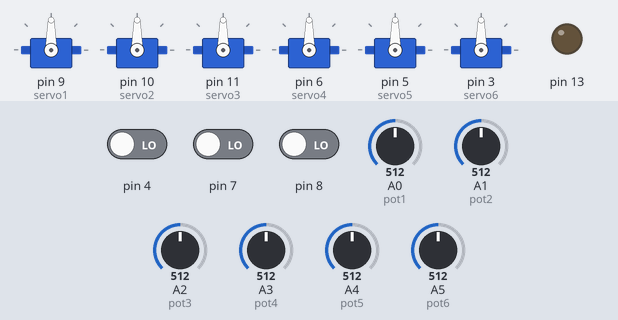
A sketch run on a simulated Arduino Uno, built with avr-gcc and run on an emulated ATmega328P. Shown: 6 × servo, output pins drawn as LEDs (lit = HIGH). The inputs (shaded band) are chosen by the test bench; at power-on: pin 7 LOW, pin 8 LOW, pin 4 LOW, A0 (pot1) = 512, A1 (pot2) = 512, A2 (pot3) = 512, A3 (pot4) = 512, A4 (pot5) = 512, A5 (pot6) = 512.

Above: at 1.2 s.
1.3 s: pin 7 driven HIGH
At 2.06 s:
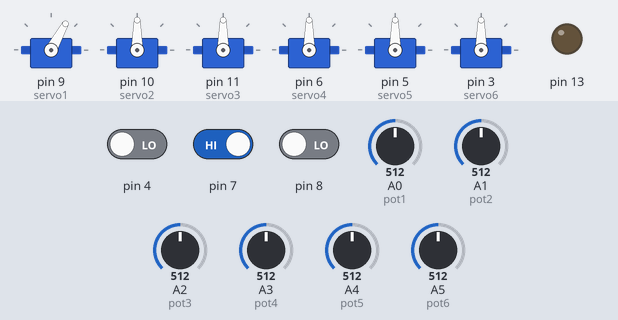
At 2.67 s:
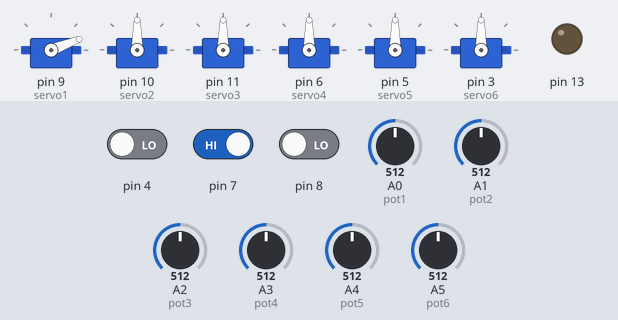
7.3 s: pin 8 driven HIGH
At 10.2 s:
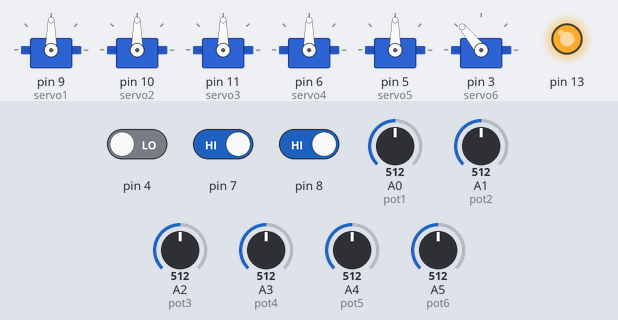
10.3 s: pin 8 driven LOW
19.3 s: pin 4 driven HIGH
Timing chart, 0 to 32.3 s (numbered marks = the images above; inputs shaded):
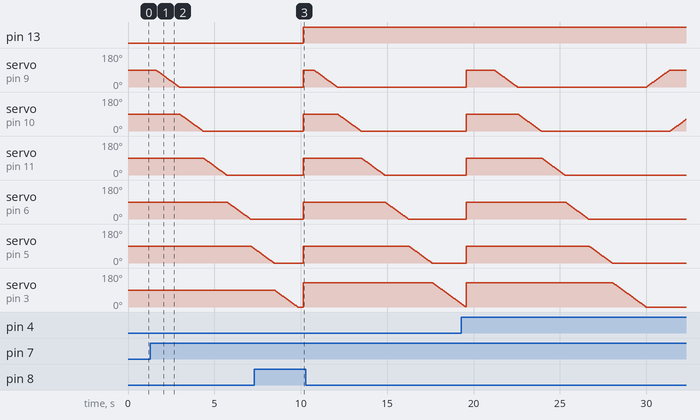

The sketch:

Robot-Arm-save-move.ino
```cpp
#include <Servo.h>

//define our servos
Servo servo1;
Servo servo2;
Servo servo3;
Servo servo4;
Servo servo5;
Servo servo6;

int pot1 = A0;
int pot2 = A1;
int pot3 = A2;
int pot4 = A3;
int pot5 = A4;
int pot6 = A5;

int valPot1;
int valPot2;
int valPot3;
int valPot4;
int valPot5;
int valPot6;

int servo1S1=0; int servo1S2=0;
int servo2S1=0; int servo2S2=0;
int servo3S1=0; int servo3S2=0;
int servo4S1=0; int servo4S2=0;
int servo5S1=0; int servo5S2=0;
int servo6S1=0; int servo6S2=0;

int Saveval=0; int SaveNo=0;

int doitval=0; int doitNo=0;

int potVal=0;

void setup(){
  Serial.begin(9600);
  servo1.attach(9);
  servo2.attach(10);
  servo3.attach(11);
  servo4.attach(6);
  servo5.attach(5);
  servo6.attach(3);

  pinMode(4,INPUT);
  pinMode(8,INPUT);
  pinMode(7,INPUT);
  pinMode(13,OUTPUT);
}

void loop(){

int servo1R = servo1.read(); int servo2R = servo2.read(); int servo3R = servo3.read();
int servo4R = servo4.read(); int servo5R = servo5.read(); int servo6R = servo6.read();

int Save=digitalRead(4); int potSw=digitalRead(8); int doit=digitalRead(7);
/*
Serial.print("servo1S1 = "); Serial.println(servo1S1);
Serial.print("servo1S2 = "); Serial.println(servo1S2);
Serial.print("servo2S1 = "); Serial.println(servo2S1);
Serial.print("servo2S2 = "); Serial.println(servo2S2);
Serial.print("servo5S1 = "); Serial.println(servo5S1);
Serial.print("servo5S2 = "); Serial.println(servo5S2);
Serial.print("servo6S1 = "); Serial.println(servo6S1);
Serial.print("servo6S2 = "); Serial.println(servo6S2);
*/
if (potSw==1){delay(300); digitalWrite(13,HIGH); potVal++;}
else{digitalWrite(13,LOW);}

if (potVal>1){potVal=0;}

if(potVal==1){digitalWrite(13,HIGH);
  valPot1 = analogRead(pot1);
  valPot1 = map (valPot1, 0, 1023, 1, 179);
  servo1.write(valPot1);

  valPot2 = analogRead(pot2);
  valPot2 = map (valPot2, 0, 1023, 1, 179);
  servo2.write(valPot2);

  valPot3 = analogRead(pot3);
  valPot3 = map (valPot3, 0, 1023, 1, 179);
  servo3.write(valPot3);

  valPot4 = analogRead(pot4);
  valPot4 = map (valPot4, 0, 1023, 1, 179);
  servo4.write(valPot4);

  valPot5 = analogRead(pot5);
  valPot5 = map (valPot5, 0, 1023, 1, 179);
  servo5.write(valPot5);

  valPot6 = analogRead(pot6);
  valPot6 = map (valPot6, 0, 1023, 80, 179);
  servo6.write(valPot6);
  delay(5); }

  if (Save==1&&SaveNo==0){delay(300);
 servo1S1=servo1R;
 servo2S1=servo2R;
 servo3S1=servo3R;
 servo4S1=servo4R;
 servo5S1=servo5R;
 servo6S1=servo6R;
 SaveNo=1; delay(200);}

 else if (Save==1&&SaveNo==1){delay(300);
 servo1S2=servo1R;
 servo2S2=servo2R;
 servo3S2=servo3R;
 servo4S2=servo4R;
 servo5S2=servo5R;
 servo6S2=servo6R;
 SaveNo=0; delay(200);}

  if (doit==1&&doitval==0){delay(300);
     if (servo1R==servo1S1){}
     if (servo1R>servo1S1){
  for (int s=servo1R; s>=servo1S1; s --) {servo1.write(s);
  delay(15);} }
     if (servo1R<servo1S1){
  for (int s=servo1R; s<=servo1S1; s ++) {servo1.write(s);
  delay(15);} }

     if (servo2R==servo2S1){}
     if (servo2R>servo2S1){
  for (int s=servo2R; s>=servo2S1; s --) {servo2.write(s);
  delay(15);} }
     if (servo2R<servo2S1){
  for (int s=servo2R; s<=servo2S1; s ++) {servo2.write(s);
  delay(15);} }

     if (servo3R==servo3S1){}
     if (servo3R>servo3S1){
  for (int s=servo3R; s>=servo3S1; s --) {servo3.write(s);
  delay(15);} }
     if (servo3R<servo3S1){
  for (int s=servo3R; s<=servo3S1; s ++) {servo3.write(s);
  delay(15);} }

     if (servo4R==servo4S1){}
     if (servo4R>servo4S1){
  for (int s=servo4R; s>=servo4S1; s --) {servo4.write(s);
  delay(15);} }
     if (servo4R<servo4S1){
  for (int s=servo4R; s<=servo4S1; s ++) {servo4.write(s);
  delay(15);} }

     if (servo5R==servo5S1){}
     if (servo5R>servo5S1){
  for (int s=servo5R; s>=servo5S1; s --) {servo5.write(s);
  delay(15);} }
     if (servo5R<servo5S1){
  for (int s=servo5R; s<=servo5S1; s ++) {servo5.write(s);
  delay(15);} }

     if (servo6R==servo6S1){}
     if (servo6R>servo6S1){
  for (int s=servo6R; s>=servo6S1; s --) {servo6.write(s);
  delay(15);} }
     if (servo6R<servo6S1){
  for (int s=servo6R; s<=servo6S1; s ++) {servo6.write(s);
  delay(15);} }
//---------------------------------------------
     if (servo1S1==servo1S2){}
     if (servo1S1>servo1S2){
  for (int s=servo1S1; s>=servo1S2; s --) {servo1.write(s);
  delay(15);} }
     if (servo1S1<servo1S2){
  for (int s=servo1S1; s<=servo1S2; s ++) {servo1.write(s);
  delay(15);} }

     if (servo2S1==servo2S2){}
     if (servo2S1>servo2S2){
  for (int s=servo2S1; s>=servo2S2; s --) {servo2.write(s);
  delay(15);} }
     if (servo2S1<servo2S2){
  for (int s=servo2S1; s<=servo2S2; s ++) {servo2.write(s);
  delay(15);} }

     if (servo3S1==servo3S2){}
     if (servo3S1>servo3S2){
  for (int s=servo3S1; s>=servo3S2; s --) {servo3.write(s);
  delay(15);} }
     if (servo3S1<servo3S2){
  for (int s=servo3S1; s<=servo3S2; s ++) {servo3.write(s);
  delay(15);} }

     if (servo4S1==servo4S2){}
     if (servo4S1>servo4S2){
  for (int s=servo4S1; s>=servo4S2; s --) {servo4.write(s);
  delay(15);} }
     if (servo4S1<servo4S2){
  for (int s=servo4S1; s<=servo4S2; s ++) {servo4.write(s);
  delay(15);} }

     if (servo5S1==servo5S2){}
     if (servo5S1>servo5S2){
  for (int s=servo5S1; s>=servo5S2; s --) {servo5.write(s);
  delay(15);} }
     if (servo5S1<servo5S2){
  for (int s=servo5S1; s<=servo5S2; s ++) {servo5.write(s);
  delay(15);} }

     if (servo6S1==servo6S2){}
     if (servo6S1>servo6S2){
  for (int s=servo6S1; s>=servo6S2; s --) {servo6.write(s);
  delay(15);} }
     if (servo6S1<servo6S2){
  for (int s=servo6S1; s<=servo6S2; s ++) {servo6.write(s);
  delay(15);} }
                   }
                        }
```

Measured:
- after the input at 1.3 s, servo on pin 9 (servo1): moves from 90° to 0° over 1.3 s, starting after 0.32 s; servo on pin 10 (servo2): moves from 90° to 0° over 1.3 s, starting after 1.7 s
- after the input at 7.3 s, pin 13: LOW → HIGH after 2.8 s; servo on pin 9 (servo1), servo on pin 10 (servo2), servo on pin 11 (servo3), servo on pin 6 (servo4): 0° → 90° after 2.8 s
